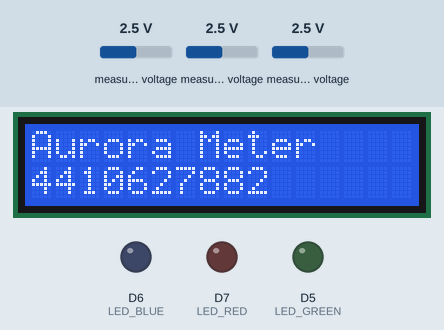
Bench run of a sketch on a simulated ESP8266 (NodeMCU). Shown: 16×2 character LCD, output pins drawn as LEDs (lit = HIGH). The inputs (shaded band) are chosen by the test bench; at power-on: measured voltage 2.5 V. WiFi joins after 1.5 s; servers stay silent unless stated; what the sketch prints to the serial monitor is not drawn.

Above: at 0.1 s.
At 2.7 s:
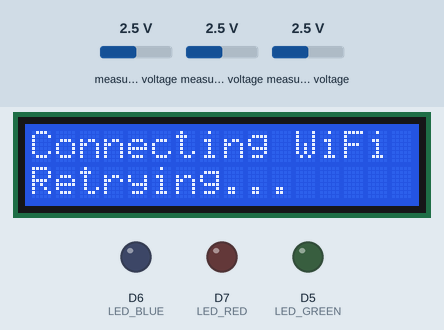
At 5.7 s:
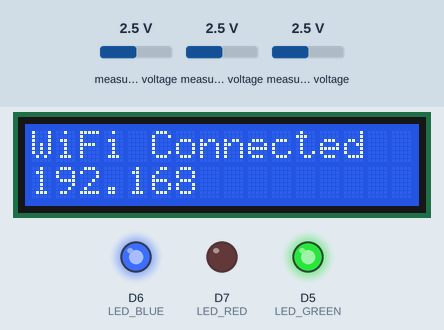
At 32.2 s:
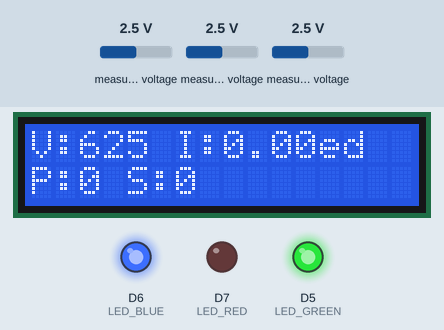
Timing chart, 0 to 33.7 s (numbered marks = the images above):
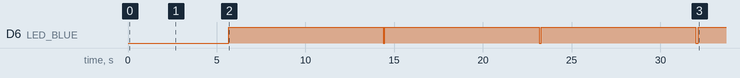

Measured:
- by itself, D6 (LED_BLUE): alternates HIGH for 8.7 s and LOW for 0.12 s
- what the display in image 1 shows lasts 1.1 s, from 2.6 s to 3.7 s
- what the display in image 2 shows lasts 19.5 s, from 3.7 s to 23.2 s

The sketch:

aurora_smart_meter.ino
```cpp
#include <Wire.h>
#include <ESP8266WiFi.h>
#include <ESP8266HTTPClient.h>
#include <ArduinoJson.h>
#include <LiquidCrystal_I2C.h>
#include <Adafruit_ADS1X15.h>

// === HARD CODED SMART METER IDENTIFICATION ===
const String SMART_METER_ID = "4410627882";
const String DEVICE_NAME = "Aurora Smart Meter v1.0";

// === NETWORK CONFIGURATION ===
const char* WIFI_SSID = "WIFI_SSID";
const char* WIFI_PASSWORD = "WIFI_PASSWORD";
const String USER_ID = "default-user"; //can be used interchangeably with smart_meter_id on header request
const String BACKEND_URL = "https://rcthtxwzsqvwivritzln.supabase.co/functions/v1/smart-meter-webhook";

// === MEASUREMENT INTERVALS ===
const unsigned long DATA_SEND_INTERVAL = 30000; // Send data every 30 seconds
const unsigned long LCD_UPDATE_INTERVAL = 1000;  // Update LCD every second

LiquidCrystal_I2C lcd(0x27, 16, 2);
Adafruit_ADS1115 ads;

#define LED_GREEN D5   // System ON
#define LED_BLUE  D6   // Measurement activity
#define LED_RED   D7   // Fault / Reserved

#define ACS_OFFSET   2.50      // Volts at zero current (CALIBRATE!)
#define ACS_SENS     0.100     // V/A for ACS712-20A

#define ZMPT_CAL     250.0     // Voltage scaling factor (CALIBRATE!)
#define ADC_REF      4.096     // ADS1115 ±4.096 V

#define LM35_SCALE   100.0     // °C per volt (10 mV/°C)
#define SAMPLE_COUNT 500

float Vrms = 0.0;
float Irms = 0.0;
float Power = 0.0;
float Energy = 0.0;
float Temperature = 0.0;

unsigned long lastEnergyTime = 0;
unsigned long lastDataSendTime = 0;
unsigned long lastLCDUpdateTime = 0;

bool wifiConnected = false;
int failedSendAttempts = 0;
const int MAX_FAILED_ATTEMPTS = 5;

float readVoltageRMS();
float readCurrentRMS();
float readTemperature();
void updateLCD();
void connectToWiFi();
bool sendDataToBackend();
String buildJSONPayload();
void handleWiFiStatus();

void setup() {
  Serial.begin(9600);
  Wire.begin();

  pinMode(LED_GREEN, OUTPUT);
  pinMode(LED_BLUE, OUTPUT);
  pinMode(LED_RED, OUTPUT);

  lcd.init();
  lcd.backlight();
  lcd.clear();

  lcd.setCursor(0, 0);
  lcd.print("Aurora Meter");
  lcd.setCursor(0, 1);
  lcd.print(SMART_METER_ID);
  delay(2000);

  ads.begin();
  ads.setGain(GAIN_ONE);   // ±4.096 V

  // Connect to WiFi
  connectToWiFi();

  digitalWrite(LED_GREEN, wifiConnected ? HIGH : LOW);
  digitalWrite(LED_RED, wifiConnected ? LOW : HIGH);

  lastEnergyTime = millis();
  lastDataSendTime = millis();
  lastLCDUpdateTime = millis();
}

void loop() {
  unsigned long now = millis();

  // Handle WiFi reconnection
  handleWiFiStatus();

  // Read measurements every cycle
  digitalWrite(LED_BLUE, HIGH);

  Vrms = readVoltageRMS();
  Irms = readCurrentRMS();
  Power = Vrms * Irms;      // PF ≈ 1
  Temperature = readTemperature();

  float deltaHrs = (now - lastEnergyTime) / 3600000.0;
  Energy += Power * deltaHrs;
  lastEnergyTime = now;

  digitalWrite(LED_BLUE, LOW);

  // Update LCD periodically
  if (now - lastLCDUpdateTime >= LCD_UPDATE_INTERVAL) {
    updateLCD();
    lastLCDUpdateTime = now;
  }

  // Send data to backend periodically
  if (wifiConnected && (now - lastDataSendTime >= DATA_SEND_INTERVAL)) {
    if (sendDataToBackend()) {
      failedSendAttempts = 0;
      digitalWrite(LED_GREEN, HIGH);
      digitalWrite(LED_RED, LOW);
    } else {
      failedSendAttempts++;
      if (failedSendAttempts >= MAX_FAILED_ATTEMPTS) {
        digitalWrite(LED_RED, HIGH);
        digitalWrite(LED_GREEN, LOW);
      }
    }
    lastDataSendTime = now;
  }

  delay(100); // Small delay to prevent busy waiting
}

float readVoltageRMS() {
  double sumSq = 0;

  for (int i = 0; i < SAMPLE_COUNT; i++) {
    int16_t adc = ads.readADC_SingleEnded(1);
    float v = (adc * ADC_REF) / 32768.0;
    sumSq += v * v;
    delayMicroseconds(200);
  }

  return sqrt(sumSq / SAMPLE_COUNT) * ZMPT_CAL;
}

float readCurrentRMS() {
  double sumSq = 0;

  for (int i = 0; i < SAMPLE_COUNT; i++) {
    int16_t adc = ads.readADC_SingleEnded(0);
    float v = (adc * ADC_REF) / 32768.0;
    float iAmp = (v - ACS_OFFSET) / ACS_SENS;
    sumSq += iAmp * iAmp;
    delayMicroseconds(200);
  }

  return sqrt(sumSq / SAMPLE_COUNT);
}

float readTemperature() {
  long sum = 0;

  for (int i = 0; i < 20; i++) {
    sum += ads.readADC_SingleEnded(2);
    delay(2);
  }

  float adcAvg = sum / 20.0;
  float voltage = (adcAvg * ADC_REF) / 32768.0;

  return voltage * LM35_SCALE;   // °C
}

void updateLCD() {
  lcd.setCursor(0, 0);
  lcd.print("V:");
  lcd.print(Vrms, 0);
  lcd.print(" I:");
  lcd.print(Irms, 2);

  lcd.setCursor(0, 1);
  if (wifiConnected) {
    lcd.print("P:");
    lcd.print(Power, 0);
    lcd.print(" S:");
    lcd.print(failedSendAttempts);
  } else {
    lcd.print("P:");
    lcd.print(Power, 0);
    lcd.print(" NC");  // No Connection
  }
}

void connectToWiFi() {
  Serial.println("Connecting to WiFi...");
  lcd.clear();
  lcd.setCursor(0, 0);
  lcd.print("Connecting WiFi");

  WiFi.mode(WIFI_STA);
  WiFi.begin(WIFI_SSID, WIFI_PASSWORD);

  unsigned long startAttemptTime = millis();

  while (WiFi.status() != WL_CONNECTED && millis() - startAttemptTime < 15000) {
    delay(500);
    Serial.print(".");
    lcd.setCursor(0, 1);
    lcd.print("Retrying...");
  }

  if (WiFi.status() == WL_CONNECTED) {
    wifiConnected = true;
    Serial.println("");
    Serial.println("WiFi connected!");
    Serial.print("IP Address: ");
    Serial.println(WiFi.localIP());

    lcd.clear();
    lcd.setCursor(0, 0);
    lcd.print("WiFi Connected");
    lcd.setCursor(0, 1);
    lcd.print(WiFi.localIP()[0]);
    lcd.print(".");
    lcd.print(WiFi.localIP()[1]);
    delay(2000);
  } else {
    wifiConnected = false;
    Serial.println("Failed to connect to WiFi");
    lcd.clear();
    lcd.setCursor(0, 0);
    lcd.print("WiFi Failed");
    lcd.setCursor(0, 1);
    lcd.print("Check config");
    delay(3000);
  }
}

bool sendDataToBackend() {
  if (WiFi.status() != WL_CONNECTED) {
    Serial.println("WiFi not connected");
    return false;
  }

  HTTPClient http;
  http.setTimeout(5000);

  Serial.println("Sending data to backend...");

  http.begin(BACKEND_URL);
  http.addHeader("Content-Type", "application/json");
  http.addHeader("apikey", "eyJhbGciOiJIUzI1NiIsInR5cCI6IkpXVCJ9.eyJpc3MiOiJzdXBhYmFzZSIsInJlZiI6InJjdGh0eHd6c3F2d2l2cml0emxuIiwicm9sZSI6ImFub24iLCJpYXQiOjE3NTI2NzM2MjAsImV4cCI6MjA2ODI0OTYyMH0._bSOH4oY3Ug1l-NY7OPnXQr4Mt5mD7WgugNKjlwWAkM");
  http.addHeader("x-user-id", SMART_METER_ID);  // This should be configurable per installation

  String payload = buildJSONPayload();

  int httpResponseCode = http.POST(payload);

  if (httpResponseCode > 0) {
    String response = http.getString();
    Serial.print("HTTP Response code: ");
    Serial.println(httpResponseCode);
    Serial.print("Response: ");
    Serial.println(response);
    http.end();
    return true;
  } else {
    Serial.print("Error on sending POST: ");
    Serial.println(httpResponseCode);
    http.end();
    return false;
  }
}

String buildJSONPayload() {
  StaticJsonDocument<500> doc;

  doc["meter_id"] = SMART_METER_ID;
  doc["device_name"] = DEVICE_NAME;
  doc["timestamp"] = millis();

  JsonObject readings = doc.createNestedObject("readings");
  readings["voltage_rms"] = Vrms;
  readings["current_rms"] = Irms;
  readings["power"] = Power;
  readings["energy"] = Energy;
  readings["temperature"] = Temperature;

  JsonObject metadata = doc.createNestedObject("metadata");
  metadata["wifi_rssi"] = WiFi.RSSI();
  metadata["uptime_ms"] = millis();

  String jsonString;
  serializeJson(doc, jsonString);

  Serial.print("JSON Payload: ");
  Serial.println(jsonString);

  return jsonString;
}

void handleWiFiStatus() {
  if (WiFi.status() != WL_CONNECTED && wifiConnected) {
    wifiConnected = false;
    Serial.println("WiFi connection lost!");
    digitalWrite(LED_GREEN, LOW);
    digitalWrite(LED_RED, HIGH);
  } else if (WiFi.status() == WL_CONNECTED && !wifiConnected) {
    wifiConnected = true;
    Serial.println("WiFi reconnected!");
    digitalWrite(LED_GREEN, HIGH);
    digitalWrite(LED_RED, LOW);
  }
}
```
